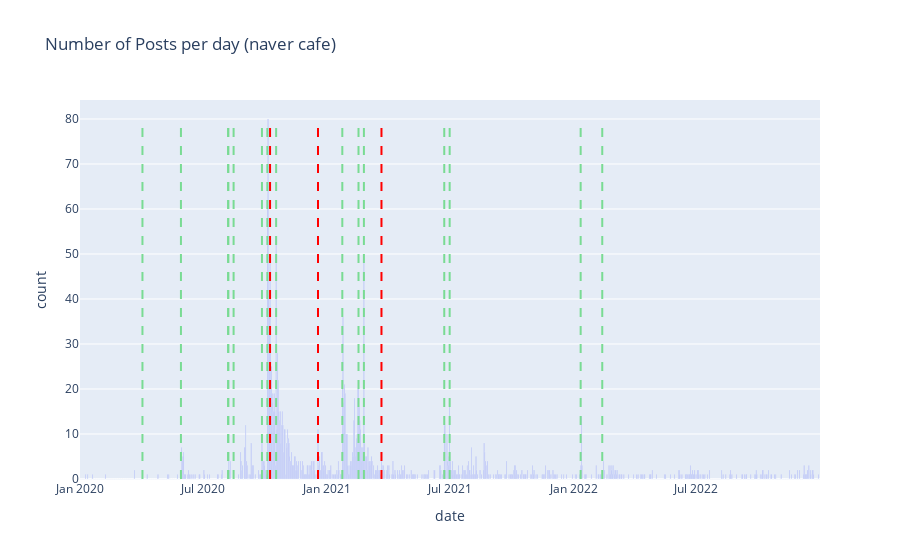

Write notebook code for a chart like this one.
### Markdown cell above
# EDA (All)

### Code cell
# minimum filtering
vis_df = filtered_by_keyword_posts_df
title = 'Number of Posts per day (naver cafe)'
day_start = '2020-01-01'
day_end = '2022-12-31'
per_day_views_threshold = -1
per_post_likes_threshold = -1
vis_df = plot_per_day_post_count_plotly_with_events(filtered_by_keyword_posts_df, title=title,\
    day_start=day_start, day_end=day_end, \
    per_post_likes_threshold=per_post_likes_threshold, \
    per_day_views_threshold=per_day_views_threshold, \
    events=events, \
)

### Figure 1 — Plotly figure (JSON) as saved in the notebook; plotly's stock layout.template omitted (floating-point values rounded to 4 significant figures; data arrays with more than 128 entries replaced by an {"elided": "..."} marker saying what was removed)
{"data": [{"name": "count", "type": "bar", "x": {"elided": "1096 str values"}, "y": {"elided": "1096 int values"}}], "layout": {"shapes": [{"line": {"color": "Red", "dash": "dash", "width": 2}, "type": "line", "x0": "2020-10-08", "x1": "2020-10-08", "y0": 0, "y1": 80}, {"line": {"color": "Red", "dash": "dash", "width": 2}, "type": "line", "x0": "2020-12-18", "x1": "2020-12-18", "y0": 0, "y1": 80}, {"line": {"color": "Red", "dash": "dash", "width": 2}, "type": "line", "x0": "2021-03-22", "x1": "2021-03-22", "y0": 0, "y1": 80}, {"line": {"color": "#79db93", "dash": "dash", "width": 2}, "type": "line", "x0": "2021-02-24", "x1": "2021-02-24", "y0": 0, "y1": 80}, {"line": {"color": "#79db93", "dash": "dash", "width": 2}, "type": "line", "x0": "2020-04-02", "x1": "2020-04-02", "y0": 0, "y1": 80}, {"line": {"color": "#79db93", "dash": "dash", "width": 2}, "type": "line", "x0": "2020-05-29", "x1": "2020-05-29", "y0": 0, "y1": 80}, {"line": {"color": "#79db93", "dash": "dash", "width": 2}, "type": "line", "x0": "2020-08-07", "x1": "2020-08-07", "y0": 0, "y1": 80}, {"line": {"color": "#79db93", "dash": "dash", "width": 2}, "type": "line", "x0": "2020-08-15", "x1": "2020-08-15", "y0": 0, "y1": 80}, {"line": {"color": "#79db93", "dash": "dash", "width": 2}, "type": "line", "x0": "2020-09-26", "x1": "2020-09-26", "y0": 0, "y1": 80}, {"line": {"color": "#79db93", "dash": "dash", "width": 2}, "type": "line", "x0": "2020-08-07", "x1": "2020-08-07", "y0": 0, "y1": 80}, {"line": {"color": "#79db93", "dash": "dash", "width": 2}, "type": "line", "x0": "2020-10-04", "x1": "2020-10-04", "y0": 0, "y1": 80}, {"line": {"color": "#79db93", "dash": "dash", "width": 2}, "type": "line", "x0": "2020-10-17", "x1": "2020-10-17", "y0": 0, "y1": 80}, {"line": {"color": "#79db93", "dash": "dash", "width": 2}, "type": "line", "x0": "2021-01-23", "x1": "2021-01-23", "y0": 0, "y1": 80}, {"line": {"color": "#79db93", "dash": "dash", "width": 2}, "type": "line", "x0": "2021-02-16", "x1": "2021-02-16", "y0": 0, "y1": 80}, {"line": {"color": "#79db93", "dash": "dash", "width": 2}, "type": "line", "x0": "2021-06-23", "x1": "2021-06-23", "y0": 0, "y1": 80}, {"line": {"color": "#79db93", "dash": "dash", "width": 2}, "type": "line", "x0": "2021-07-01", "x1": "2021-07-01", "y0": 0, "y1": 80}, {"line": {"color": "#79db93", "dash": "dash", "width": 2}, "type": "line", "x0": "2022-01-11", "x1": "2022-01-11", "y0": 0, "y1": 80}, {"line": {"color": "#79db93", "dash": "dash", "width": 2}, "type": "line", "x0": "2022-02-12", "x1": "2022-02-12", "y0": 0, "y1": 80}], "title": {"text": "Number of Posts per day (naver cafe)"}, "xaxis": {"title": {"text": "date"}}, "yaxis": {"title": {"text": "count"}}}}
